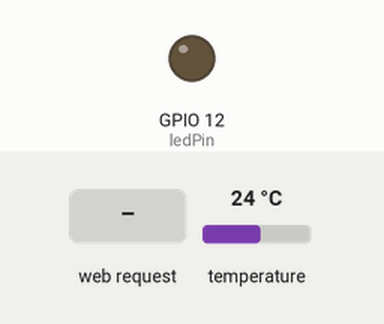
This sketch was run on a simulated ESP8266 (NodeMCU). On the bench: output pins drawn as LEDs (lit = HIGH). The inputs (shaded band) are chosen by the test bench; at power-on: temperature 24 °C. WiFi joins after 1.5 s; servers stay silent unless stated; uploads are accepted with an empty reply; what the sketch prints to the serial monitor is not drawn.

Above: at 2.7 s.
2.8 s: HTTP request GET /LED=ON received
At 4.0 s:
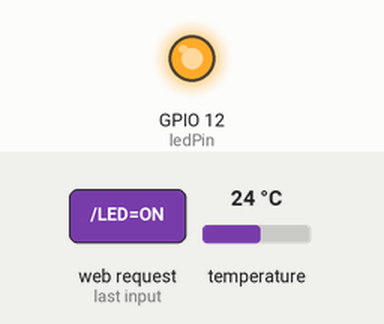
8.9 s: HTTP request GET /LED=OFF received
Timing chart, 0 to 11.9 s (numbered marks = the images above; inputs shaded):
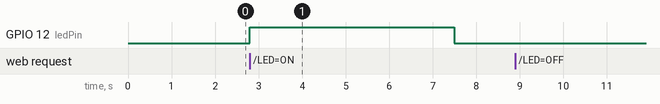

The sketch:

DS18B20_POST.ino
```cpp
/* 需在Arduino IDE中安装相关library。 */
#include <OneWire.h>
#include <DallasTemperature.h>
#include <ESP8266WiFi.h>
#include <ESP8266HTTPClient.h>
// 定义DS18B20数据口连接arduino的2号IO上
#define ONE_WIRE_BUS 13
// 初始连接在单总线上的单总线设备
OneWire oneWire(ONE_WIRE_BUS);
DallasTemperature sensors(&oneWire);

int ledPin = 12;

const char* ssid = "SSID";
const char* password = "password";

WiFiServer server(80);

// ESP8266 Timer Example
extern "C" {
#include "user_interface.h"
}

os_timer_t myTimer;

bool tickOccured;

void request_post()
{
        float value = 0.00;
        char value_string[10];
        String value_sent;
        sensors.requestTemperatures(); // 发送命令获取温度
        value=sensors.getTempCByIndex(0);

        //Check WiFi connection status
        if(WiFi.status()== WL_CONNECTED)
        {
                /* 发送http post */
                HTTPClient http;    //Declare object of class HTTPClient

                http.begin("http://192.168.1.102/"); //Specify request destination
                /* http.begin("http://67.209.178.147:80/"); //Specify request destination */
                /* http.addHeader("Content-Type", "text/plain"); //Specify content-type header */
                http.addHeader("Content-Type", "application/x-www-form-urlencoded");
                dtostrf(value, 6, 3, value_string);  // 相當於 %6.3f
                value_sent += "temperature_data=";
                value_sent += value_string;
                value_sent += "&";
                int httpCode = http.POST(value_sent); //Send the request
                String payload = http.getString(); //Get the response payload

                if(payload == "1") {
                        digitalWrite(ledPin, HIGH);
                } else {
                        digitalWrite(ledPin, LOW);
                }

                Serial.println(value_sent); //Print HTTP return code
                Serial.println(httpCode);   //Print HTTP return code
                Serial.println(payload);    //Print request response payload

                http.end();  //Close connection
        }
}

// start of timerCallback
void timerCallback(void *pArg) {

        tickOccured = true;
}

void user_init(void) {
        /*
          os_timer_setfn - Define a function to be called when the timer fires
          void os_timer_setfn(
          os_timer_t *pTimer,
          os_timer_func_t *pFunction,
          void *pArg)
          Define the callback function that will be called when the timer reaches zero. The pTimer parameters is a pointer to the timer control structure.
          The pFunction parameters is a pointer to the callback function.
          The pArg parameter is a value that will be passed into the called back function. The callback function should have the signature:
          void (*functionName)(void *pArg)
          The pArg parameter is the value registered with the callback function.
        */
        os_timer_setfn(&myTimer, timerCallback, NULL);

        /*
          os_timer_arm -  Enable a millisecond granularity timer.
          void os_timer_arm(
          os_timer_t *pTimer,
          uint32_t milliseconds,
          bool repeat)
          Arm a timer such that is starts ticking and fires when the clock reaches zero.
          The pTimer parameter is a pointed to a timer control structure.
          The milliseconds parameter is the duration of the timer measured in milliseconds. The repeat parameter is whether or not the timer will restart once it has reached zero.
        */
        os_timer_arm(&myTimer, 5000, true);
}


void setup() {
        Serial.begin(115200);
        delay(10);
        pinMode(ledPin, OUTPUT);
        digitalWrite(ledPin, LOW);
        // Connect to WiFi network
        Serial.println();
        Serial.println();
        Serial.print("Connecting to ");
        Serial.println(ssid);
        WiFi.begin(ssid, password);
        while (WiFi.status() != WL_CONNECTED) {
                delay(500);
                Serial.print(".");
        }
        Serial.println("");
        Serial.println("WiFi connected");
        // Start the server
        server.begin();
        Serial.println("Server started");
        // Print the IP address
        Serial.print("Use this URL to connect: ");
        Serial.print("http://");
        Serial.print(WiFi.localIP());
        Serial.println("/");
        // 初始库
        sensors.begin();
        tickOccured = false;
        user_init();
}


void loop() {

        if (tickOccured == true)
        {
                Serial.println("Tick Occurred");
                request_post();
                tickOccured = false;

        }
        /* 开启server. */
        // Check if a client has connected
        WiFiClient client = server.available();
        if (!client) {
                return;
        }
        // Wait until the client sends some data
        Serial.println("new client");
        while(!client.available()){
                delay(1);
        }
        // Read the first line of the request
        String request = client.readStringUntil('\r');
        Serial.println(request);
        client.flush();
        // Match the request
        int on_off = LOW;
        if (request.indexOf("/LED=ON") != -1)  {
                digitalWrite(ledPin, HIGH);
                on_off = HIGH;
        }
        if (request.indexOf("/LED=OFF") != -1)  {
                digitalWrite(ledPin, LOW);
                on_off = LOW;
        }
        // Return the response
        client.println("HTTP/1.1 200 OK");
        client.println("Content-Type: text/html");
        client.println(""); //  do not forget this one
        client.println("<!DOCTYPE HTML>");
        client.println("<html>");
        client.print("Led pin is now: ");
        if(on_off == HIGH) {
                client.print("On");
        } else {
                client.print("Off");
        }
        client.println("<br><br>");
        client.println("<a href=\"/LED=ON\"\"><button>Turn On </button></a>");
        client.println("<a href=\"/LED=OFF\"\"><button>Turn Off </button></a><br />");
        client.println("</html>");
        delay(1);
        Serial.println("Client disonnected");
        Serial.println("");
}
```

Measured:
- after the input at 2.8 s, GPIO 12 (ledPin): LOW → HIGH at once, → LOW 4.7 s later
- after the input at 8.9 s, every drawn part: stays the same
